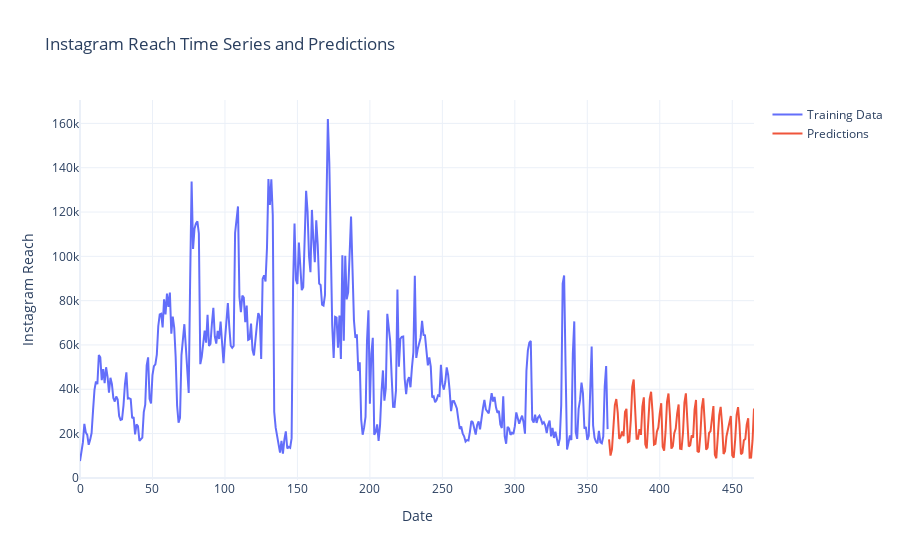

Here is the notebook cell this chart was saved with:
### Code cell
predictions = model.predict(len(data), len(data)+100)

trace_train = go.Scatter(x=data.index, 
                         y=data["Instagram reach"], 
                         mode="lines", 
                         name="Training Data")
trace_pred = go.Scatter(x=predictions.index, 
                        y=predictions, 
                        mode="lines", 
                        name="Predictions")

layout = go.Layout(title="Instagram Reach Time Series and Predictions", 
                   xaxis_title="Date", 
                   yaxis_title="Instagram Reach")

fig = go.Figure(data=[trace_train, trace_pred], layout=layout)
fig.show()

### Figure 1 — Plotly figure (JSON) as saved in the notebook; plotly's stock layout.template omitted (floating-point values rounded to 4 significant figures; data arrays with more than 128 entries replaced by an {"elided": "..."} marker saying what was removed)
{"data": [{"mode": "lines", "name": "Training Data", "type": "scatter", "x": {"elided": "365 int values"}, "y": {"elided": "365 int values"}}, {"mode": "lines", "name": "Predictions", "type": "scatter", "x": [365, 366, 367, 368, 369, 370, 371, 372, 373, 374, 375, 376, 377, 378, 379, 380, 381, 382, 383, 384, 385, 386, 387, 388, 389, 390, 391, 392, 393, 394, 395, 396, 397, 398, 399, 400, 401, 402, 403, 404, 405, 406, 407, 408, 409, 410, 411, 412, 413, 414, 415, 416, 417, 418, 419, 420, 421, 422, 423, 424, 425, 426, 427, 428, 429, 430, 431, 432, 433, 434, 435, 436, 437, 438, 439, 440, 441, 442, 443, 444, 445, 446, 447, 448, 449, 450, 451, 452, 453, 454, 455, 456, 457, 458, 459, 460, 461, 462, 463, 464, 465], "y": [17360.0, 10050.0, 12910.0, 21330.0, 32860.0, 35600.0, 29340.0, 17640.0, 18550.0, 20930.0, 18840.0, 29710.0, 31140.0, 16120.0, 16450.0, 26110.0, 41070.0, 44390.0, 33190.0, 17650.0, 17650.0, 21940.0, 19420.0, 32170.0, 36370.0, 15110.0, 13340.0, 24040.0, 35520.0, 38860.0, 29670.0, 14990.0, 15340.0, 20840.0, 22780.0, 29090.0, 33720.0, 14080.0, 12270.0, 21080.0, 34290.0, 38110.0, 28410.0, 13210.0, 14310.0, 20190.0, 22300.0, 29090.0, 33110.0, 13180.0, 13020.0, 20200.0, 33950.0, 38170.0, 27680.0, 14140.0, 14740.0, 19190.0, 18170.0, 30850.0, 35150.0, 12060.0, 11570.0, 19470.0, 31720.0, 35960.0, 25080.0, 12670.0, 13630.0, 20300.0, 21040.0, 28280.0, 32430.0, 10440.0, 8862.0, 18350.0, 28170.0, 32090.0, 24100.0, 10810.0, 12090.0, 18690.0, 21450.0, 24400.0, 27900.0, 10170.0, 9086.0, 17140.0, 28310.0, 31940.0, 24040.0, 10660.0, 11350.0, 16960.0, 17560.0, 24120.0, 26910.0, 9173.0, 9218.0, 17010.0, 31300.0]}], "layout": {"title": {"text": "Instagram Reach Time Series and Predictions"}, "xaxis": {"title": {"text": "Date"}}, "yaxis": {"title": {"text": "Instagram Reach"}}}}
